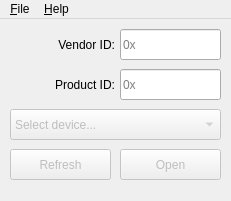
<?xml version="1.0" encoding="UTF-8"?>
<ui version="4.0">
 <class>MainWindow</class>
 <widget class="QMainWindow" name="MainWindow">
  <property name="geometry">
   <rect>
    <x>0</x>
    <y>0</y>
    <width>231</width>
    <height>201</height>
   </rect>
  </property>
  <property name="minimumSize">
   <size>
    <width>231</width>
    <height>201</height>
   </size>
  </property>
  <property name="maximumSize">
   <size>
    <width>231</width>
    <height>201</height>
   </size>
  </property>
  <property name="windowTitle">
   <string>MCP2210 Configurator</string>
  </property>
  <property name="locale">
   <locale language="English" country="UnitedStates"/>
  </property>
  <widget class="QWidget" name="centralWidget">
   <widget class="QLabel" name="labelVID">
    <property name="geometry">
     <rect>
      <x>10</x>
      <y>17</y>
      <width>105</width>
      <height>17</height>
     </rect>
    </property>
    <property name="text">
     <string>Vendor ID:</string>
    </property>
    <property name="alignment">
     <set>Qt::AlignRight|Qt::AlignTrailing|Qt::AlignVCenter</set>
    </property>
   </widget>
   <widget class="QLineEdit" name="lineEditVID">
    <property name="geometry">
     <rect>
      <x>120</x>
      <y>10</y>
      <width>101</width>
      <height>31</height>
     </rect>
    </property>
    <property name="maxLength">
     <number>4</number>
    </property>
    <property name="placeholderText">
     <string>0x</string>
    </property>
    <property name="clearButtonEnabled">
     <bool>true</bool>
    </property>
   </widget>
   <widget class="QLabel" name="labelPID">
    <property name="geometry">
     <rect>
      <x>10</x>
      <y>57</y>
      <width>105</width>
      <height>17</height>
     </rect>
    </property>
    <property name="text">
     <string>Product ID:</string>
    </property>
    <property name="alignment">
     <set>Qt::AlignRight|Qt::AlignTrailing|Qt::AlignVCenter</set>
    </property>
   </widget>
   <widget class="QLineEdit" name="lineEditPID">
    <property name="geometry">
     <rect>
      <x>120</x>
      <y>50</y>
      <width>101</width>
      <height>31</height>
     </rect>
    </property>
    <property name="maxLength">
     <number>4</number>
    </property>
    <property name="placeholderText">
     <string>0x</string>
    </property>
    <property name="clearButtonEnabled">
     <bool>true</bool>
    </property>
   </widget>
   <widget class="QComboBox" name="comboBoxDevices">
    <property name="enabled">
     <bool>false</bool>
    </property>
    <property name="geometry">
     <rect>
      <x>10</x>
      <y>90</y>
      <width>211</width>
      <height>31</height>
     </rect>
    </property>
    <item>
     <property name="text">
      <string>Select device...</string>
     </property>
    </item>
   </widget>
   <widget class="QPushButton" name="pushButtonRefresh">
    <property name="enabled">
     <bool>false</bool>
    </property>
    <property name="geometry">
     <rect>
      <x>10</x>
      <y>130</y>
      <width>101</width>
      <height>31</height>
     </rect>
    </property>
    <property name="text">
     <string>Refresh</string>
    </property>
   </widget>
   <widget class="QPushButton" name="pushButtonOpen">
    <property name="enabled">
     <bool>false</bool>
    </property>
    <property name="geometry">
     <rect>
      <x>120</x>
      <y>130</y>
      <width>101</width>
      <height>31</height>
     </rect>
    </property>
    <property name="text">
     <string>Open</string>
    </property>
   </widget>
  </widget>
  <widget class="QMenuBar" name="menuBar">
   <property name="geometry">
    <rect>
     <x>0</x>
     <y>0</y>
     <width>231</width>
     <height>30</height>
    </rect>
   </property>
   <widget class="QMenu" name="menuFile">
    <property name="title">
     <string>&amp;File</string>
    </property>
    <addaction name="actionQuit"/>
   </widget>
   <widget class="QMenu" name="menuHelp">
    <property name="title">
     <string>&amp;Help</string>
    </property>
    <addaction name="actionAbout"/>
   </widget>
   <addaction name="menuFile"/>
   <addaction name="menuHelp"/>
  </widget>
  <action name="actionQuit">
   <property name="text">
    <string>&amp;Quit</string>
   </property>
   <property name="shortcut">
    <string>Ctrl+Q</string>
   </property>
  </action>
  <action name="actionAbout">
   <property name="text">
    <string>&amp;About MCP2210 Configurator</string>
   </property>
  </action>
 </widget>
 <tabstops>
  <tabstop>lineEditVID</tabstop>
  <tabstop>lineEditPID</tabstop>
  <tabstop>comboBoxDevices</tabstop>
  <tabstop>pushButtonRefresh</tabstop>
  <tabstop>pushButtonOpen</tabstop>
 </tabstops>
 <resources/>
 <connections>
  <connection>
   <sender>actionQuit</sender>
   <signal>triggered()</signal>
   <receiver>MainWindow</receiver>
   <slot>close()</slot>
   <hints>
    <hint type="sourcelabel">
     <x>-1</x>
     <y>-1</y>
    </hint>
    <hint type="destinationlabel">
     <x>115</x>
     <y>100</y>
    </hint>
   </hints>
  </connection>
 </connections>
</ui>
